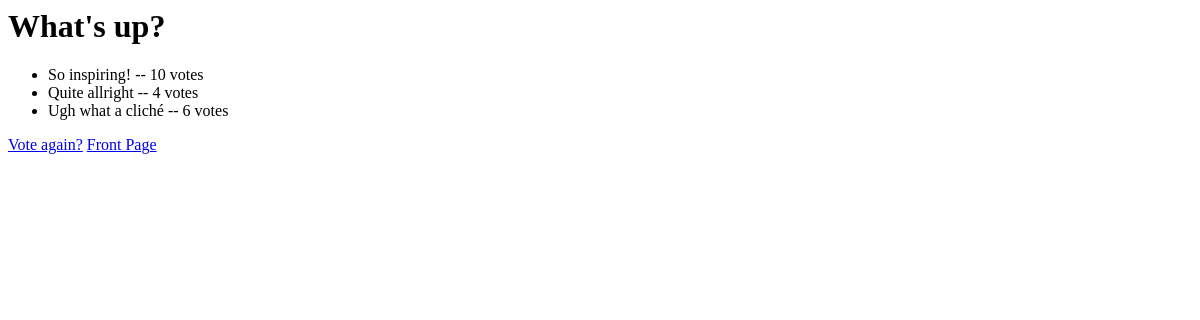
Before: /1/results/ with the older database file.
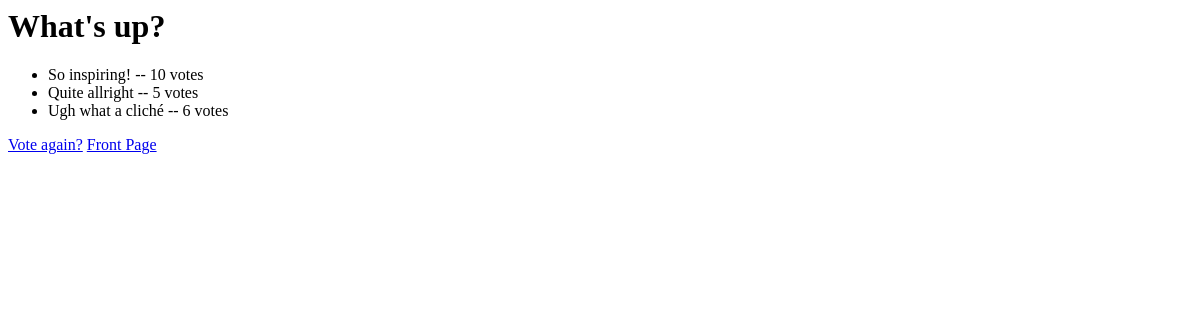
After: the same page with the newer database file.
### quotes/models.py (models this page shows, shortened)
class Choice(models.Model):
    question = models.ForeignKey(Question, on_delete=models.CASCADE)
    choice_text = models.CharField(max_length=200)
    votes = models.IntegerField(default=0)

### quotes/views.py (the view)
# urls.py: path('<int:question_id>/results/', views.results, name='results'),
@csrf_exempt
def results(request, question_id):
    question = get_object_or_404(Question, pk=question_id)
    return render(request, 'quotes/results.html', {'question': question})

### quotes/templates/quotes/results.html
<h1>{{ question.question_text }}</h1>
<ul>
{% for choice in question.choice_set.all %}
    <li>{{ choice.choice_text }} -- {{ choice.votes }} vote{{ choice.votes|pluralize }}</li>
{% endfor %}
</ul>
<a href="{% url 'quotes:detail' question.id %}">Vote again?</a>
<a href="{% url 'quotes:index' %}">Front Page</a>

Changed rows visible on the page:
changed Choice "Quite allright": votes "4" → "5"
